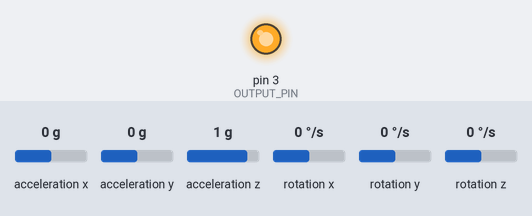
The sketch below on a simulated Arduino Uno, built with avr-gcc and run on an emulated ATmega328P. Shown: output pins drawn as LEDs (lit = HIGH). The inputs (shaded band) are chosen by the test bench; at power-on: acceleration x 0 g, acceleration y 0 g, acceleration z 1 g, rotation x 0 °/s, rotation y 0 °/s, rotation z 0 °/s. What the sketch prints to the serial monitor is not drawn.

Above: at 0.01 s.
Timing chart, 0 to 1.6 s (numbered marks = the images above):
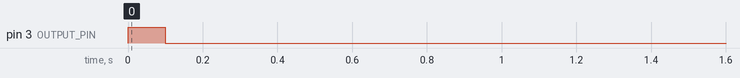

The sketch:

calibrator.ino
```cpp
#include <I2Cdev.h>
#include <Wire.h>
#include <MPU6050_6Axis_MotionApps20.h>

MPU6050 mpu;
const int OUTPUT_PIN = 3;

void blink(unsigned int times)
{
    digitalWrite(OUTPUT_PIN, LOW);
    for (unsigned int i = 0; i < times; ++i) {
      digitalWrite(OUTPUT_PIN, HIGH);
      delay(100);
      digitalWrite(OUTPUT_PIN, LOW);
      delay(50);
    }
    delay(200);
}

void setup() {
 Wire.begin();
 Serial.begin(38400);
 while (!Serial);
 pinMode(OUTPUT_PIN, OUTPUT);
 mpu.initialize();
 if (mpu.testConnection()) {
   blink(1);
 } else {
   blink(2);
 }
}


struct Vector6dUInt16 {
  uint16_t ax,ay,az,gx,gy,gz;
  static void print(const struct Vector6dUInt16& vector)
  {
     Serial.print(vector.ax);
     Serial.print('\t');
     Serial.print(vector.ay);
     Serial.print('\t');
     Serial.print(vector.az);
     Serial.print('\t');
     Serial.print(vector.gx);
     Serial.print('\t');
     Serial.print(vector.gy);
     Serial.print('\t');
     Serial.println(vector.gz);
  }
};

struct Vector6dInt16 {
  int16_t ax,ay,az,gx,gy,gz;
  static void print(const struct Vector6dInt16& vector)
  {
     Serial.print(vector.ax);
     Serial.print('\t');
     Serial.print(vector.ay);
     Serial.print('\t');
     Serial.print(vector.az);
     Serial.print('\t');
     Serial.print(vector.gx);
     Serial.print('\t');
     Serial.print(vector.gy);
     Serial.print('\t');
     Serial.println(vector.gz);
  }
};

const struct Vector6dUInt16 diff = {0,0,0,0,0,0};

void set(struct Vector6dUInt16& min, struct Vector6dInt16& offset, int i)
{
    mpu.setXGyroOffset(offset.gx + i);
    mpu.setYGyroOffset(offset.gy + i);
    mpu.setZGyroOffset(offset.gz + i);
    mpu.setXAccelOffset(offset.ax + i);
    mpu.setYAccelOffset(offset.ay + i);
    mpu.setZAccelOffset(offset.az + i);
    Vector6dInt16 motion;
    mpu.getMotion6(&motion.ax,&motion.ay,&motion.az,&motion.gx,&motion.gy,&motion.gz);
    for (int j = 0; j < 6; ++j) {
     int16_t* v = ((int16_t*)&motion) + j;
     uint16_t* m = ((uint16_t*)&min)  + j;
     uint16_t* d = ((uint16_t*)&diff) + j;
     int16_t* o = ((int16_t*)&offset) + j;
     if (*m > abs(*v) - *d) {
        Serial.print(*m);
        Serial.print('\t');
        Serial.println(abs(*v) - *d);
        *m = abs(*v) - *d;
        *o = i;
     }
    }
}

Vector6dUInt16 min = {0xffff,0xffff,0xffff,0xffff,0xffff,0xffff};
Vector6dInt16 offset = {0,0,0,0,0,0};


int stage = 1;
int index = -32000;
void loop() {
   if (index <=32000) {
     set(min, offset, index);
     Serial.println(index);
     Serial.print("min:\t");
     Vector6dUInt16::print(min);
     Serial.print("offset:\t");
     Vector6dInt16::print(offset);
     index+=1000;
   }
}
```
